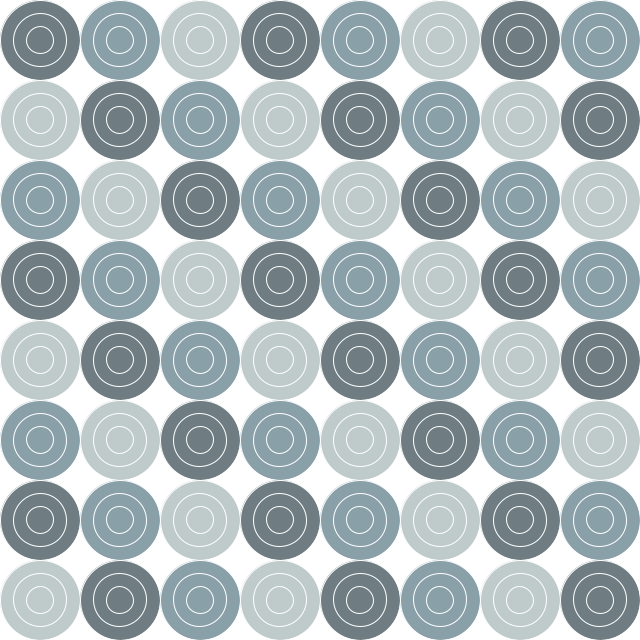
Frame 1 (no input)
Frame 60 (the mouse pressed at the canvas centre just before this capture): identical to frame 1, image omitted
Frame 120 (the mouse held since frame 60 and released just before this capture): identical to frame 1, image omitted

The Processing sketch that drew this single still picture (run headless with seeded random() and noise(); from frame 60 on, the mouse is pressed at the canvas centre):

// Processing sketch: CircleCircle
// ── CircleCircle.pde
color dark = #6f7d82;
color mid = #8aa0a9;
color light = #bfcacb;

int counter = 1;

void setup() {
  size(640, 640);
}

void draw() {
  background(255); // optional, clears frame

  counter = 1; // reset each frame

  for (int i = 40; i < 625; i += 80) {
    for (int j = 40; j < 625; j += 80) {
      if (counter == 1) {
        fill(dark);
      } else if (counter == 2) {
        fill(mid);
      } else if (counter == 3) {
        fill(light);
      }
      ring(j, i, 80);
      counter++;
      if (counter > 3) {
        counter = 1;
      }
    }
  }
}

void ring(int x, int y, int r) {
  float spacing = r / 3.0;
  stroke(255);
  circle(x, y, r);
  circle(x, y, r - spacing);
  circle(x, y, r - 2 * spacing);
  circle(x, y, r - 3 * spacing);
}
